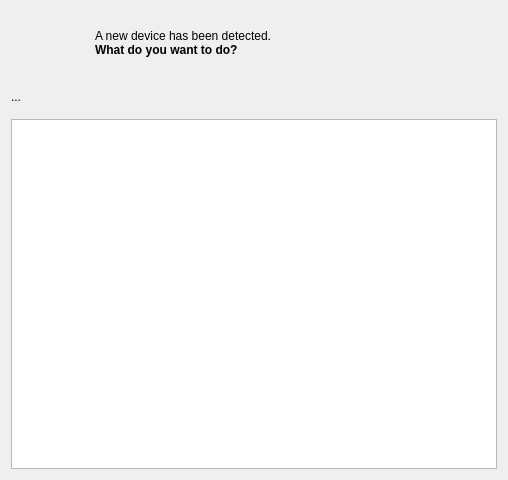
<ui version="4.0" >
 <class>DeviceActionsDialogView</class>
 <widget class="QWidget" name="DeviceActionsDialogView" >
  <property name="geometry" >
   <rect>
    <x>0</x>
    <y>0</y>
    <width>508</width>
    <height>480</height>
   </rect>
  </property>
  <layout class="QVBoxLayout" >
   <property name="spacing" >
    <number>15</number>
   </property>
   <item>
    <layout class="QHBoxLayout" >
     <property name="spacing" >
      <number>20</number>
     </property>
     <item>
      <widget class="QLabel" name="iconLabel" >
       <property name="sizePolicy" >
        <sizepolicy vsizetype="Fixed" hsizetype="Fixed" >
         <horstretch>0</horstretch>
         <verstretch>0</verstretch>
        </sizepolicy>
       </property>
       <property name="minimumSize" >
        <size>
         <width>64</width>
         <height>64</height>
        </size>
       </property>
       <property name="maximumSize" >
        <size>
         <width>64</width>
         <height>64</height>
        </size>
       </property>
       <property name="scaledContents" >
        <bool>true</bool>
       </property>
       <property name="wordWrap" >
        <bool>false</bool>
       </property>
      </widget>
     </item>
     <item>
      <widget class="QLabel" name="textLabel1" >
       <property name="text" >
        <string>A new device has been detected.&lt;br>&lt;b>What do you want to do?&lt;/b></string>
       </property>
       <property name="textFormat" >
        <enum>Qt::RichText</enum>
       </property>
       <property name="wordWrap" >
        <bool>false</bool>
       </property>
      </widget>
     </item>
    </layout>
   </item>
   <item>
    <widget class="QLabel" name="descriptionLabel" >
     <property name="sizePolicy" >
      <sizepolicy vsizetype="Minimum" hsizetype="Preferred" >
       <horstretch>0</horstretch>
       <verstretch>0</verstretch>
      </sizepolicy>
     </property>
     <property name="text" >
      <string>...</string>
     </property>
     <property name="wordWrap" >
      <bool>false</bool>
     </property>
    </widget>
   </item>
   <item>
    <widget class="KListWidget" name="actionsList" >
     <property name="iconSize" >
      <size>
       <width>48</width>
       <height>48</height>
      </size>
     </property>
    </widget>
   </item>
  </layout>
 </widget>
 <customwidgets>
  <customwidget>
   <class>KListWidget</class>
   <extends>QListWidget</extends>
   <header>klistwidget.h</header>
  </customwidget>
 </customwidgets>
 <includes>
  <include location="local" >klistwidget.h</include>
 </includes>
 <connections/>
</ui>
